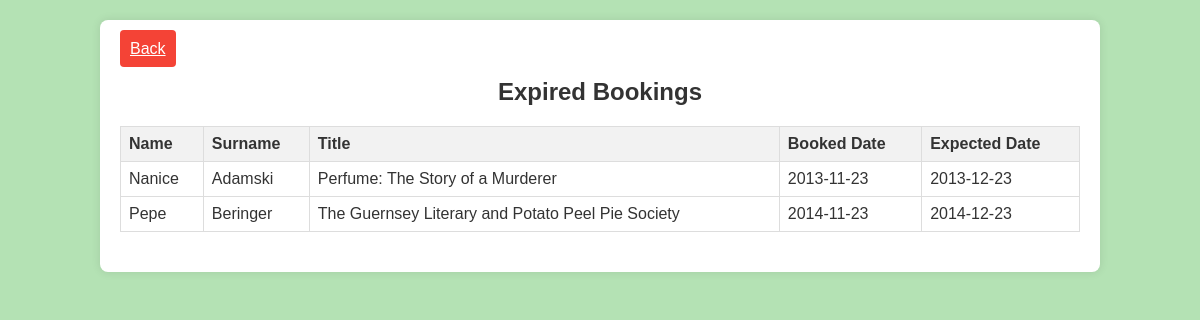
The app's page /admin/expected_booking.php (signed in) with its own data.
### tables this page shows
CREATE TABLE `Booking` (
  `id` int(11) NOT NULL AUTO_INCREMENT,
  `user_id` int(11) NOT NULL,
  `book_id` int(11) NOT NULL,
  `booked_date` date NOT NULL,
  `expiration_date` date NOT NULL,
  `date_returned` date DEFAULT NULL,
  PRIMARY KEY (`id`),
  KEY `user_id` (`user_id`),
  KEY `book_id` (`book_id`),
  CONSTRAINT `Booking_ibfk_1` FOREIGN KEY (`user_id`) REFERENCES `User` (`id`) ON DELETE CASCADE,
  CONSTRAINT `Booking_ibfk_2` FOREIGN KEY (`book_id`) REFERENCES `Book` (`id`) ON DELETE CASCADE
);

CREATE TABLE `User` (
  `id` int(11) NOT NULL AUTO_INCREMENT,
  `name` varchar(255) NOT NULL,
  `surname` varchar(255) NOT NULL,
  `email` varchar(255) NOT NULL,
  `password` varchar(255) NOT NULL,
  `admin` tinyint(1) NOT NULL,
  PRIMARY KEY (`id`,`email`)
);

CREATE TABLE `Book` (
  `id` int(11) NOT NULL AUTO_INCREMENT,
  `title` varchar(255) DEFAULT NULL,
  `author` varchar(255) DEFAULT NULL,
  `description` text DEFAULT NULL,
  `isbn` varchar(13) NOT NULL,
  `genres` varchar(255) DEFAULT NULL,
  `publisher` varchar(255) DEFAULT NULL,
  `quantity` int(11) DEFAULT NULL,
  PRIMARY KEY (`id`,`isbn`)
);

### www/admin/expected_booking.php (the view, shortened to what this page needs)
<?php
include '../db.php';
$sql = "
    SELECT
        User.Name,
        User.surname,
        Book.Title,
        Booking.booked_date,
        Booking.date_returned,
        Booking.expiration_date
    FROM Booking
    INNER JOIN Book ON Booking.book_id = Book.id
    INNER JOIN User ON Booking.user_id = User.id
    WHERE Booking.expiration_date < CURDATE() AND Booking.date_returned = '0000-00-00'
";
$result = $conn->query($sql);
?>
<!DOCTYPE html>
<html lang="en">
<head>
    <link rel="stylesheet" type="text/css" href="../style.css">
</head>
<body>
    <div class="container">
        <div class="top-right">
            <a href="index.php" class="btn btn-back">Back</a>
        </div>
        <h2>Expired Bookings</h2>
        <table>
            <tr>
                <th>Name</th>
                <th>Surname</th>
                <th>Title</th>
                <th>Booked Date</th>
                <th>Expected Date</th>
            </tr>
            <?php
                if ($result && $result->num_rows > 0) {
                    while ($row = $result->fetch_assoc()): ?>
                        <tr>
                            <td><?php echo htmlspecialchars($row['Name']); ?></td>
                            <td><?php echo htmlspecialchars($row['surname']); ?></td>
                            <td><?php echo htmlspecialchars($row['Title']); ?></td>
                            <td><?php echo htmlspecialchars($row['booked_date']); ?></td>
                            <td><?php echo htmlspecialchars($row['expiration_date']); ?></td>
                        </tr>
                    <?php endwhile;
                } else {
                    echo '<tr><td colspan="5">No expired bookings.</td></tr>';
                }
            ?>
        </table>
    </div>
</body>
</html>

### www/style.css (style rules this page uses)
body { font-family: 'Arial', sans-serif; background-color: #b4e2b4; color: #333; margin: 0; padding: 0; height: 100vh; }
.container { width: 80%; margin: 20px auto; background: white; padding: 20px; border-radius: 8px; box-shadow: 0 0 10px rgba(0, 0, 0, 0.1); }
table { width: 100%; border-collapse: collapse; margin-bottom: 20px; }
th, td { border: 1px solid #ddd; padding: 8px; text-align: left; }
th { background-color: #f2f2f2; }
h2 { color: #333; text-align: center; margin-bottom: 20px; }
.btn { width: 100%; padding: 10px; border: none; border-radius: 4px; background-color: #333; color: white; cursor: pointer; margin-top: 10px; }
.btn-back { background-color: #f44336; margin-top: 10px; }

### records on screen
booking: user.name "Nanice", user.surname "Adamski", book.title "Perfume: The Story of a Murderer", booked_date "2013-11-23", expiration_date "2013-12-23"
booking: user.name "Pepe", user.surname "Beringer", book.title "The Guernsey Literary and Potato Peel Pie Society", booked_date "2014-11-23", expiration_date "2014-12-23"
